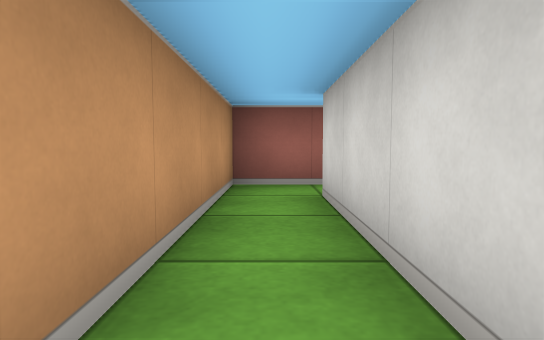
View 1 (above)

17 first-person views from a walk through a cub3D maze. The camera is about half as high as the walls, tilts 4° down and sees 75° across. The floor is counted in squares. Each view is taken from the middle of a square. On the plan, view 1 faces up. The plan holds only what a view shows up to about 9 squares ahead; the rest is blank.

View 2
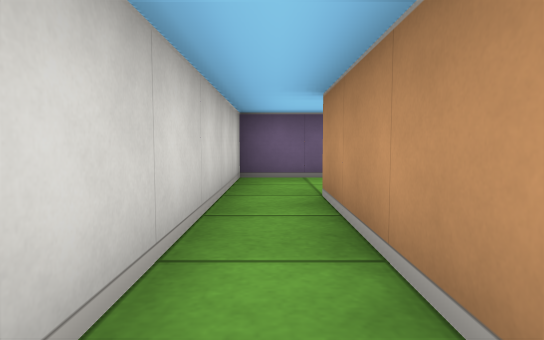

View 3
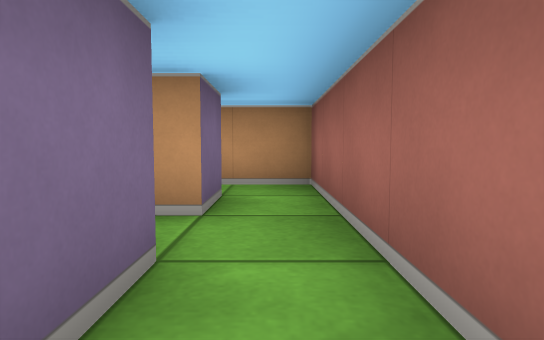

View 4
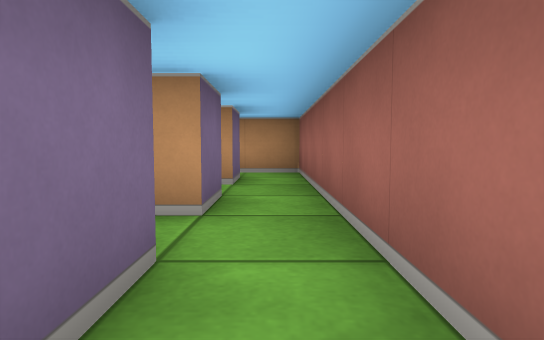

View 5
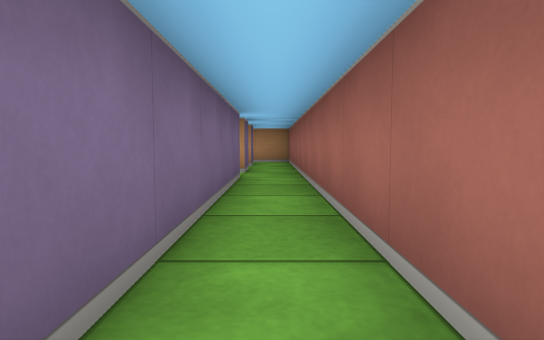

View 6
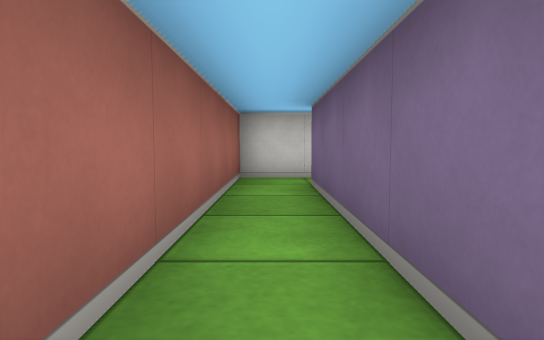

View 7
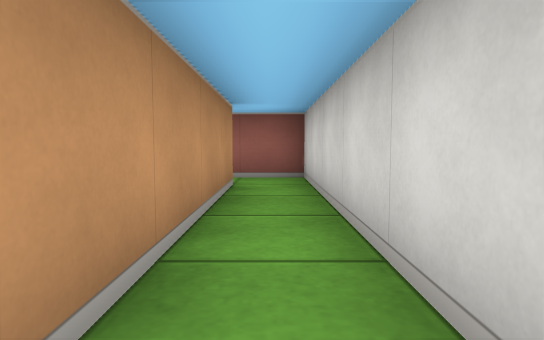

View 8
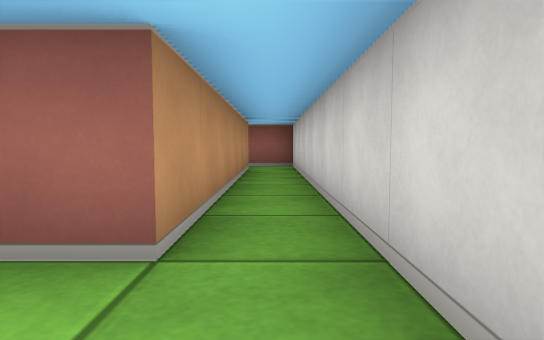

View 9
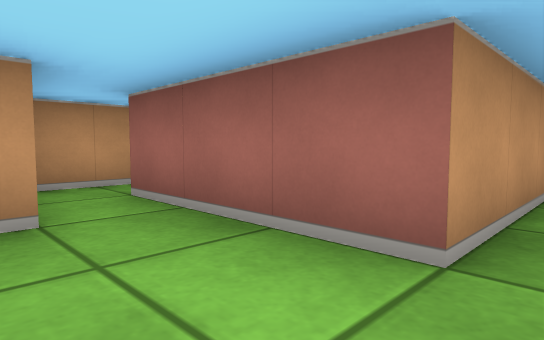

View 10
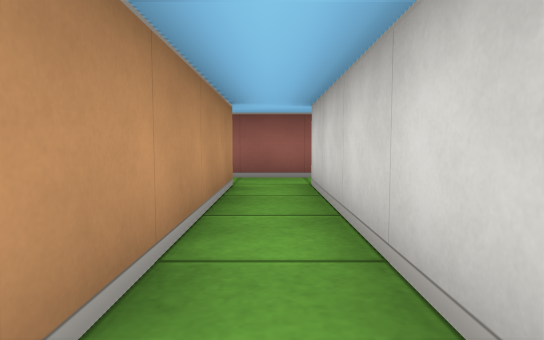

View 11
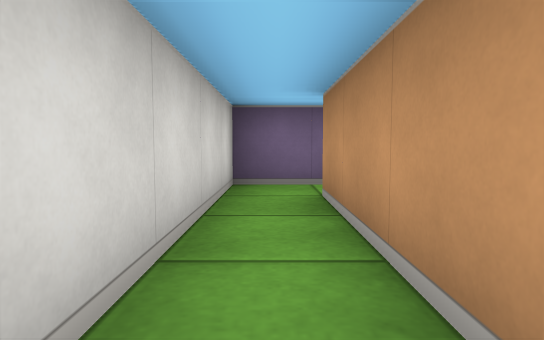

View 12
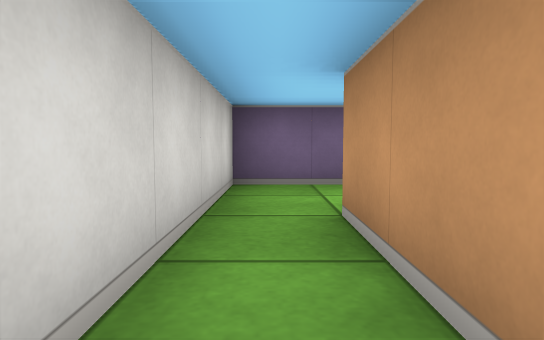

View 13
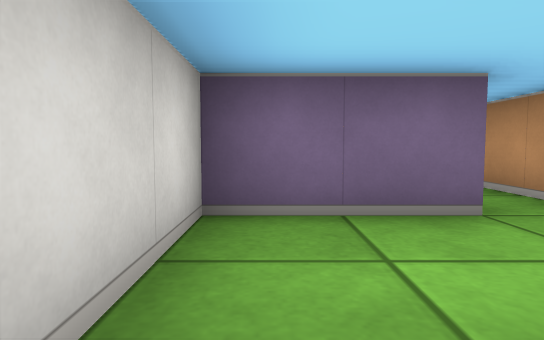

View 14
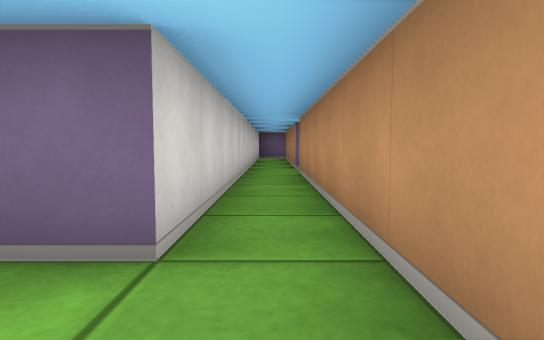

View 15
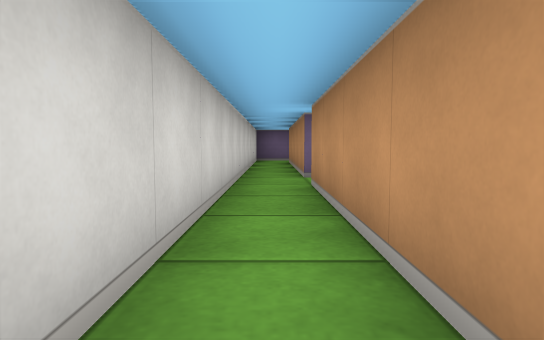

View 16
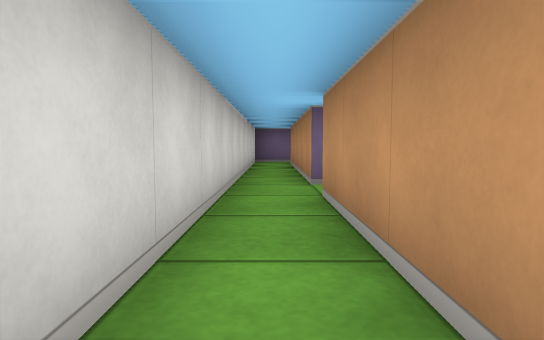

View 17
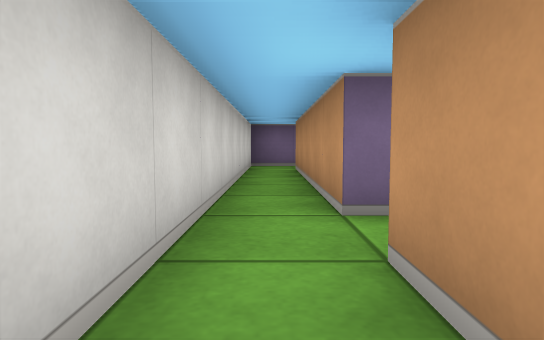

### Floor plan
Points are (right, up) in squares from view 1. A wall is a line through its corners. A room is listed if a view was taken in it or the views show most of it. See-through windows are left out.
Room 1 (views 1, 2)
walls: (-0.9, -1.5) (0.5, -1.5) (0.5, 3.5); (0.5, 4.5) (-0.5, 4.5) (-0.5, 0.5)
ways out: opening at (-1, -0.5); opening at (1, 4)
Room 2 (views 3, 10, 11)
walls: (2.5, 3.5) (3.5, 3.5) (3.5, -0.5); (4.5, 4.5) (2.5, 4.5); (3.2, -1.5) (4.5, -1.5) (4.5, 3.5)
ways out: opening at (5, 4) to room 3; opening at (3, -1); opening at (3, 4)
Room 3 (views 4, 5, 6, 7, 8, 9, 12, 13)
walls: (10.5, -4.5) (12.5, -4.5) (12.5, 4.5) (4.5, 4.5); (4.5, 3.5) (11.5, 3.5) (11.5, -2.5) (10.5, -2.5)
ways out: opening at (5, 4) to room 2; opening at (11, -3.5) to room 4
Room 4 (views 14, 15, 16, 17)
walls: (9.5, -10.5) (9.5, -15.4); (9.4, -16.5) (10.5, -16.5) (10.5, -4.5); (9.5, -3.4) (9.5, -9.5); (10.5, -2.5) (8.5, -2.5)
ways out: opening at (11, -3.5) to room 3; opening at (9, -10); opening at (9, -3)

Positions as (right, up) in squares from view 1, and headings:
1: (0, 0), facing up
2: (0, 4), facing down
3: (4, 4), facing left
4: (6, 4), facing left
5: (10, 4), facing left
6: (7, 4), facing right
7: (12, -1), facing up
8: (12, -4), facing up
9: (12, -4), facing up-left
10: (4, -1), facing up
11: (4, 3), facing down
12: (12, 0), facing down
13: (12, -2), facing down
14: (10, -3), facing down
15: (10, -5), facing down
16: (10, -6), facing down
17: (10, -8), facing down
